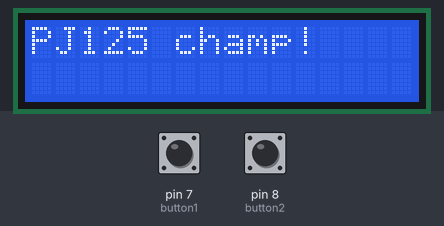
Simulated run of this sketch. Board: Arduino Uno, built with avr-gcc and run on an emulated ATmega328P. On the bench: 16×2 character LCD. The test bench sets the inputs (shaded band); at power-on: pin 7 (button1) LOW, pin 8 (button2) LOW.

Above: at 1.2 s.
1.3 s: pin 7 (button1) pulled HIGH for 0.15 s
At 1.6 s:
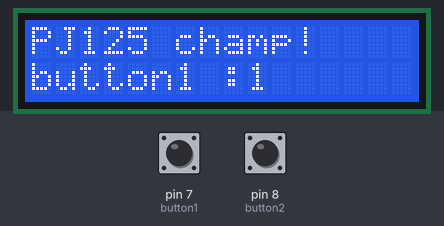
2.9 s: pin 8 (button2) pulled HIGH for 0.15 s
At 4.0 s:
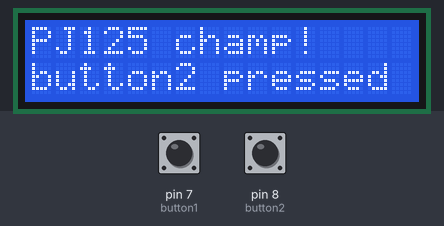
4.5 s: pin 7 (button1) pulled HIGH for 1 s
At 5.2 s:
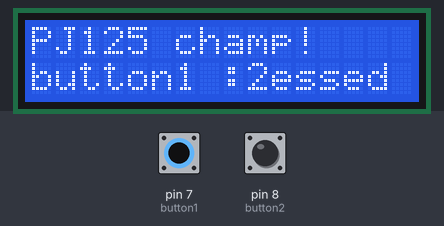
7.0 s: pin 8 (button2) pulled HIGH for 1 s
At 8.4 s:
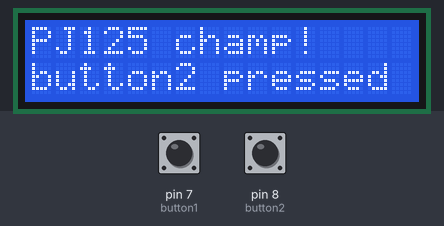
Timing chart, 0 to 10.0 s (numbered marks = the images above; inputs shaded):
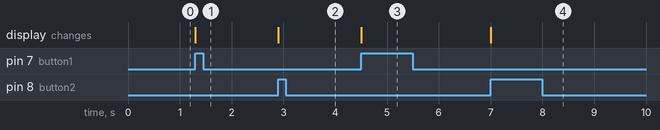

Measured:
- after the input at 1.3 s, the display: changes at once (image 1)
- after the input at 2.9 s, the display: changes at once (image 2)
- after the input at 4.5 s, the display: changes at once (image 3)
- after the input at 7.0 s, the display: changes at once (image 4)

The sketch:

lcd_button_v1.ino
```cpp
#include <LiquidCrystal.h>
const int rs = 5, en = 3, d4 = 2, d5 = 16, d6 = 15, d7 = 14;
LiquidCrystal lcd(rs, en, d4, d5, d6, d7);
int button1=7, button2=8;
int cnt1=0;
void setup() {
  lcd.begin(16, 2);
  lcd.print("PJ125 champ!");
  pinMode(button1, INPUT);pinMode(button2, INPUT);
}

void loop() {
  if (digitalRead(button1) == HIGH){
    cnt1++;
    lcd.setCursor(0, 1);//col,row
    lcd.print("button1 :" ) ;
    lcd.print(cnt1);
    while (digitalRead(button1) == HIGH) ;
  }
  if (digitalRead(button2) == HIGH){
    lcd.setCursor(0, 1);//col,row
    lcd.print("button2 pressed" ) ;
    while (digitalRead(button2) == HIGH) ;
  }

//  lcd.setCursor(0, 1); //lcd.print("sahil desh!");
//  lcd.print(millis() /1000 );
  //delay(1000);
}
```
